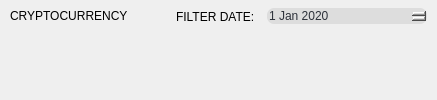
                        <widget class="QFrame" name="dashHeader">
                         <property name="styleSheet">
                          <string notr="true"/>
                         </property>
                         <property name="frameShape">
                          <enum>QFrame::NoFrame</enum>
                         </property>
                         <property name="frameShadow">
                          <enum>QFrame::Raised</enum>
                         </property>
                         <layout class="QVBoxLayout" name="verticalLayout_9">
                          <property name="spacing">
                           <number>8</number>
                          </property>
                          <property name="leftMargin">
                           <number>10</number>
                          </property>
                          <property name="topMargin">
                           <number>0</number>
                          </property>
                          <property name="rightMargin">
                           <number>10</number>
                          </property>
                          <property name="bottomMargin">
                           <number>10</number>
                          </property>
                          <item>
                           <widget class="QFrame" name="frame">
                            <property name="frameShape">
                             <enum>QFrame::NoFrame</enum>
                            </property>
                            <property name="frameShadow">
                             <enum>QFrame::Raised</enum>
                            </property>
                            <layout class="QHBoxLayout" name="horizontalLayout_7">
                             <property name="spacing">
                              <number>0</number>
                             </property>
                             <property name="leftMargin">
                              <number>0</number>
                             </property>
                             <property name="topMargin">
                              <number>0</number>
                             </property>
                             <property name="rightMargin">
                              <number>0</number>
                             </property>
                             <property name="bottomMargin">
                              <number>0</number>
                             </property>
                             <item alignment="Qt::AlignLeft|Qt::AlignVCenter">
                              <widget class="QFrame" name="frame_4">
                               <property name="frameShape">
                                <enum>QFrame::NoFrame</enum>
                               </property>
                               <property name="frameShadow">
                                <enum>QFrame::Raised</enum>
                               </property>
                               <layout class="QVBoxLayout" name="verticalLayout_10">
                                <property name="spacing">
                                 <number>0</number>
                                </property>
                                <property name="leftMargin">
                                 <number>0</number>
                                </property>
                                <property name="topMargin">
                                 <number>0</number>
                                </property>
                                <property name="rightMargin">
                                 <number>0</number>
                                </property>
                                <property name="bottomMargin">
                                 <number>0</number>
                                </property>
                                <item alignment="Qt::AlignVCenter">
                                 <widget class="QLabel" name="cryptocurrency">
                                  <property name="styleSheet">
                                   <string notr="true">font: 26px &quot;Segoe UI BOLD&quot;;</string>
                                  </property>
                                  <property name="frameShadow">
                                   <enum>QFrame::Plain</enum>
                                  </property>
                                  <property name="text">
                                   <string>CRYPTOCURRENCY</string>
                                  </property>
                                  <property name="alignment">
                                   <set>Qt::AlignLeading|Qt::AlignLeft|Qt::AlignVCenter</set>
                                  </property>
                                 </widget>
                                </item>
                               </layout>
                              </widget>
                             </item>
                             <item alignment="Qt::AlignRight">
                              <widget class="QFrame" name="dateEditFrame">
                               <property name="frameShape">
                                <enum>QFrame::NoFrame</enum>
                               </property>
                               <property name="frameShadow">
                                <enum>QFrame::Plain</enum>
                               </property>
                               <layout class="QHBoxLayout" name="horizontalLayout_18">
                                <property name="spacing">
                                 <number>12</number>
                                </property>
                                <property name="leftMargin">
                                 <number>0</number>
                                </property>
                                <property name="topMargin">
                                 <number>0</number>
                                </property>
                                <property name="rightMargin">
                                 <number>0</number>
                                </property>
                                <property name="bottomMargin">
                                 <number>0</number>
                                </property>
                                <item>
                                 <widget class="QLabel" name="dateEditLabel">
                                  <property name="text">
                                   <string>FILTER DATE:</string>
                                  </property>
                                 </widget>
                                </item>
                                <item>
                                 <widget class="QDateEdit" name="dateEdit">
                                  <property name="minimumSize">
                                   <size>
                                    <width>160</width>
                                    <height>0</height>
                                   </size>
                                  </property>
                                  <property name="styleSheet">
                                   <string notr="true">font: 15px &quot;Segoe UI Semibold&quot;; 
background-color: #DDDDDD;
color: #2C313A;
border-radius: 7px;</string>
                                  </property>
                                  <property name="minimumDate">
                                   <date>
                                    <year>2020</year>
                                    <month>1</month>
                                    <day>1</day>
                                   </date>
                                  </property>
                                  <property name="date">
                                   <date>
                                    <year>2020</year>
                                    <month>1</month>
                                    <day>1</day>
                                   </date>
                                  </property>
                                 </widget>
                                </item>
                               </layout>
                              </widget>
                             </item>
                            </layout>
                           </widget>
                          </item>
                          <item>
                           <widget class="QFrame" name="frame_3">
                            <property name="frameShape">
                             <enum>QFrame::NoFrame</enum>
                            </property>
                            <property name="frameShadow">
                             <enum>QFrame::Raised</enum>
                            </property>
                            <layout class="QHBoxLayout" name="horizontalLayout_8">
                             <property name="spacing">
                              <number>0</number>
                             </property>
                             <property name="leftMargin">
                              <number>0</number>
                             </property>
                             <property name="topMargin">
                              <number>0</number>
                             </property>
                             <property name="rightMargin">
                              <number>0</number>
                             </property>
                             <property name="bottomMargin">
                              <number>0</number>
                             </property>
                             <item alignment="Qt::AlignLeft">
                              <widget class="QFrame" name="cryptoButtons">
                               <property name="styleSheet">
                                <string notr="true">QPushButton {	
    background-repeat: no-repeat;
	background-position: center;
	border-radius: 18px;
	width: 49px;
	height: 49px;
}

QPushButton:hover {
	background-color: transparent;
	border-color: #2AB7CA;
}</string>
                               </property>
                               <property name="frameShape">
                                <enum>QFrame::NoFrame</enum>
                               </property>
                               <property name="frameShadow">
                                <enum>QFrame::Raised</enum>
                               </property>
                               <layout class="QHBoxLayout" name="horizontalLayout_9">
                                <property name="spacing">
                                 <number>17</number>
                                </property>
                                <property name="leftMargin">
                                 <number>0</number>
                                </property>
                                <property name="topMargin">
                                 <number>0</number>
                                </property>
                                <property name="rightMargin">
                                 <number>0</number>
                                </property>
                                <property name="bottomMargin">
                                 <number>0</number>
                                </property>
                                <item>
                                 <widget class="QPushButton" name="btn_all">
                                  <property name="minimumSize">
                                   <size>
                                    <width>0</width>
                                    <height>0</height>
                                   </size>
                                  </property>
                                  <property name="styleSheet">
                                   <string notr="true">background-image: url(:/images/images/images/btnDashAll.png);</string>
                                  </property>
                                  <property name="text">
                                   <string/>
                                  </property>
                                  <property name="iconSize">
                                   <size>
                                    <width>45</width>
                                    <height>45</height>
                                   </size>
                                  </property>
                                 </widget>
                                </item>
                                <item>
                                 <widget class="QPushButton" name="btn_btc">
                                  <property name="minimumSize">
                                   <size>
                                    <width>0</width>
                                    <height>0</height>
                                   </size>
                                  </property>
                                  <property name="styleSheet">
                                   <string notr="true">background-image: url(:/images/images/images/btnBitcoin.png);</string>
                                  </property>
                                  <property name="text">
                                   <string/>
                                  </property>
                                  <property name="iconSize">
                                   <size>
                                    <width>45</width>
                                    <height>45</height>
                                   </size>
                                  </property>
                                 </widget>
                                </item>
                                <item>
                                 <widget class="QPushButton" name="btn_eth">
                                  <property name="minimumSize">
                                   <size>
                                    <width>0</width>
                                    <height>0</height>
                                   </size>
                                  </property>
                                  <property name="styleSheet">
                                   <string notr="true">background-image: url(:/images/images/images/btnEthereum.png);</string>
                                  </property>
                                  <property name="text">
                                   <string/>
                                  </property>
                                  <property name="iconSize">
                                   <size>
                                    <width>45</width>
                                    <height>45</height>
                                   </size>
                                  </property>
                                 </widget>
                                </item>
                                <item>
                                 <widget class="QPushButton" name="btn_doge">
                                  <property name="minimumSize">
                                   <size>
                                    <width>0</width>
                                    <height>0</height>
                                   </size>
                                  </property>
                                  <property name="styleSheet">
                                   <string notr="true">background-image: url(:/images/images/images/btnDogecoin.png);</string>
                                  </property>
                                  <property name="text">
                                   <string/>
                                  </property>
                                  <property name="iconSize">
                                   <size>
                                    <width>45</width>
                                    <height>45</height>
                                   </size>
                                  </property>
                                 </widget>
                                </item>
                               </layout>
                              </widget>
                             </item>
                             <item alignment="Qt::AlignRight">
                              <widget class="QFrame" name="selected_dateLabelFrame">
                               <property name="frameShape">
                                <enum>QFrame::NoFrame</enum>
                               </property>
                               <property name="frameShadow">
                                <enum>QFrame::Raised</enum>
                               </property>
                               <layout class="QVBoxLayout" name="verticalLayout_12">
                                <property name="spacing">
                                 <number>0</number>
                                </property>
                                <property name="leftMargin">
                                 <number>0</number>
                                </property>
                                <property name="rightMargin">
                                 <number>0</number>
                                </property>
                                <property name="bottomMargin">
                                 <number>0</number>
                                </property>
                                <item>
                                 <widget class="QLabel" name="selected_dateLabel">
                                  <property name="minimumSize">
                                   <size>
                                    <width>170</width>
                                    <height>36</height>
                                   </size>
                                  </property>
                                  <property name="styleSheet">
                                   <string notr="true">font: 20px &quot;Segoe UI Semibold&quot;;</string>
                                  </property>
                                  <property name="text">
                                   <string/>
                                  </property>
                                 </widget>
                                </item>
                               </layout>
                              </widget>
                             </item>
                            </layout>
                           </widget>
                          </item>
                         </layout>
                        </widget>
